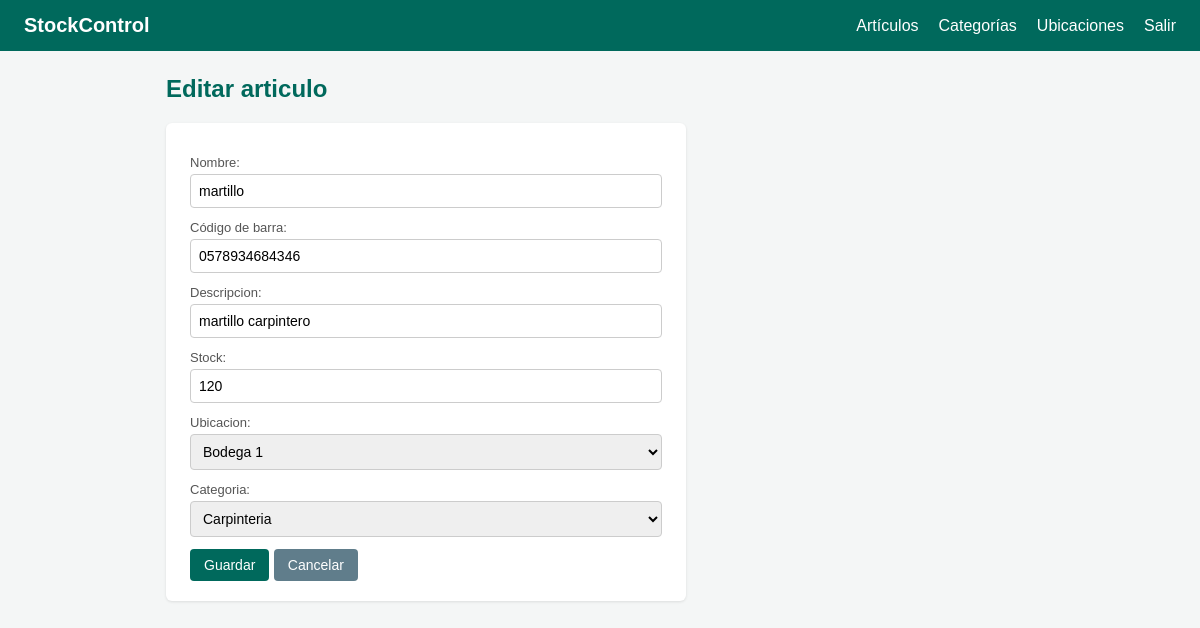
The app's page /articulos/1/editar/ (signed in) with its own data.
### inventario/models.py (models this page shows, shortened)
class Articulo(models.Model):
    nombre = models.CharField(max_length=150)
    codigo = models.CharField("Código de barra",max_length=50,unique=True,)
    descripcion = models.CharField(max_length=256,blank=True,)
    stock = models.IntegerField(default=0,validators=[MinValueValidator(0)],)
    ubicacion = models.ForeignKey(Ubicacion, on_delete=models.PROTECT, related_name="articulos",)
    categoria = models.ForeignKey(Categoria, on_delete=models.PROTECT, related_name="articulos",)
    creado = models.DateTimeField(auto_now_add=True)
    actualizado = models.DateTimeField(auto_now=True)
    class Meta:
        verbose_name = "Artículo"
        verbose_name_plural = "Artículos"
        ordering = ["nombre"]
        constraints = [models.CheckConstraint(condition=models.Q(stock__gte=0),name="stock_no_negativo",),]

class Ubicacion(models.Model):
    nombre = models.CharField(max_length=100, unique=True,)
    descripcion = models.CharField(max_length=256, blank=True,)
    creado = models.DateTimeField(auto_now_add=True,)
    actualizado = models.DateTimeField(auto_now=True,)
    class Meta:
        verbose_name = "Ubicación"
        verbose_name_plural = "Ubicaciones"
        ordering = ["nombre"]
    def __str__(self):
        return self.nombre

class Categoria(models.Model):
    nombre = models.CharField(max_length=150, unique=True,)
    descripcion = models.CharField(max_length=256, blank=True,)
    creado = models.DateTimeField(auto_now_add=True)
    actualizado = models.DateTimeField(auto_now=True)
    class Meta:
        verbose_name = "Categoría"
        verbose_name_plural = "Categorías"
        ordering = ["nombre"]
    def __str__(self):
        return self.nombre

### inventario/views.py (the view)
# urls.py: path("articulos/<int:pk>/editar/", views.articulo_editar, name="articulo_editar"),
@login_required
def articulo_editar(request, pk):
    articulo = get_object_or_404(Articulo, pk=pk)
    form = ArticuloForm(request.POST or None, instance=articulo)
    if form.is_valid():
        form.save()
        return redirect("inventario:articulo_lista")
    return render(request, "inventario/form.html", {"form": form, "titulo": "Editar articulo", "cancelar_url": "inventario:articulo_lista",})

### inventario/forms.py
class ArticuloForm(forms.ModelForm):
    class Meta:
        model = Articulo
        fields = ["nombre", "codigo", "descripcion", "stock", "ubicacion", "categoria",]

### inventario/templates/inventario/form.html (shortened to what this page needs)
{% extends 'inventario/base.html' %}
{% block contenido %}
<h2>{{ titulo }}</h2>
<div class="card">
  <form method="post">
    {{ form.as_p }}
    <button class="btn" type="submit">Guardar</button>
    <a class="btn grey" href="{{ pages_prefix }}{% url cancelar_url %}">Cancelar</a>
  </form>
</div>
{% endblock %}

### inventario/templates/inventario/base.html (style rules this page uses)
* { box-sizing: border-box; }
body { font-family: Arial, Helvetica, sans-serif; margin:0; background:#f4f6f6; color:#212121; }
.btn { display:inline-block; background:#00695c; color:#fff; padding:8px 14px; border:none; border-radius:4px; text-decoration:none; cursor:pointer; font-size:14px; }
.btn.grey { background:#607d8b; }
.card { background:#fff; padding:20px 24px; border-radius:6px; max-width:520px; box-shadow:0 1px 3px rgba(0,0,0,.1); }
form p { margin:12px 0; }
label { display:block; font-size:13px; color:#555; margin-bottom:4px; }
input, select, textarea { width:100%; padding:8px; border:1px solid #ccc; border-radius:4px; font-size:14px; }
h2 { color:#00695c; }

### records on screen
Articulo: nombre "martillo", codigo "0578934684346", descripcion "martillo carpintero", stock "120", ubicacion "Bodega 1", categoria "Carpinteria"

### other values on screen
{{ titulo }} "Editar articulo"
